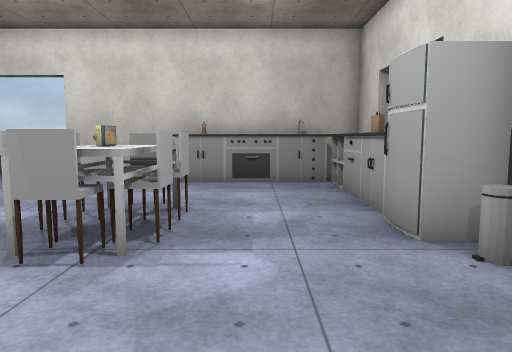
[1] (above)

21 first-person views from a walk through a 3-D level made in the Unity game engine. The camera is 1.4 m above the floor, tilts 6° down and sees 70° across. The floor is counted in squares, 1 m on a side. Each view is taken from the middle of a square. On the plan, view 1 faces up. The plan holds only what a view shows up to about 16 squares ahead; the rest is blank. The place goes on beyond the plan. The player character is not drawn. Door leaves are left out, so doorways stand open. Some surface patterns are stand-ins.

[2]
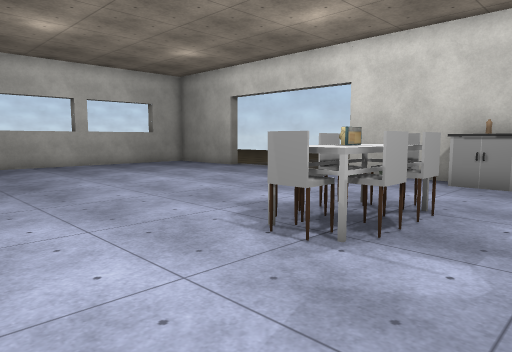

[3]
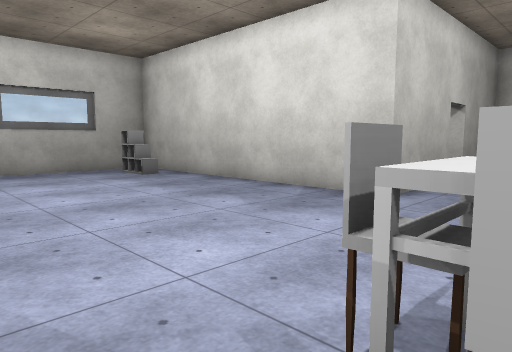

[4]
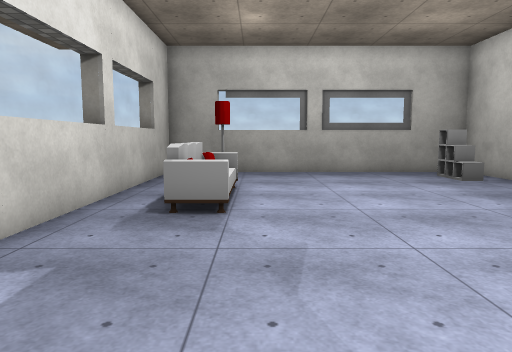

[5]
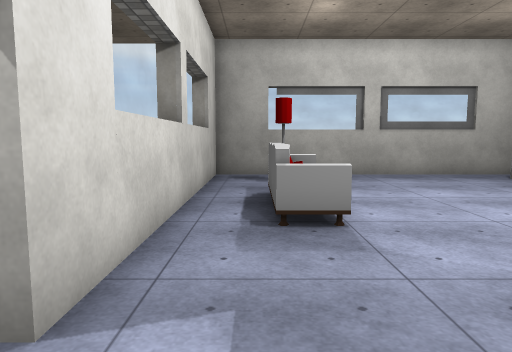

[6]
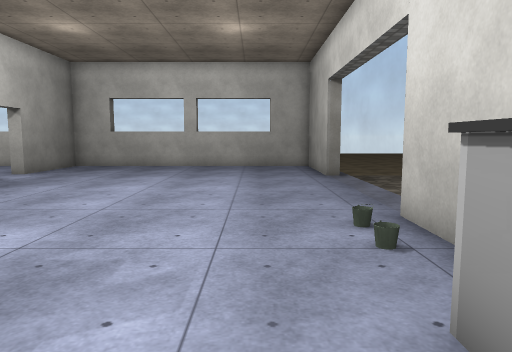

[7]
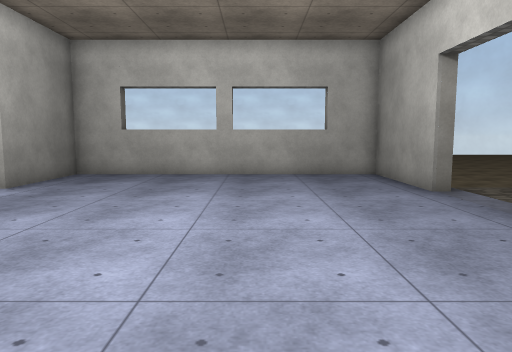

[8]
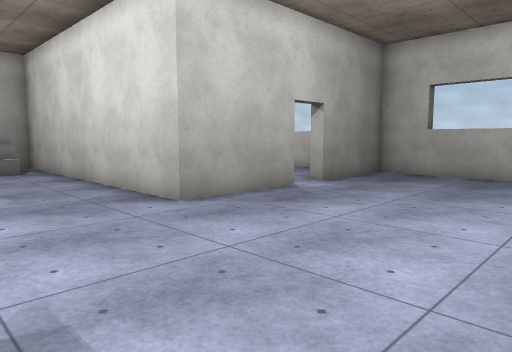

[9]
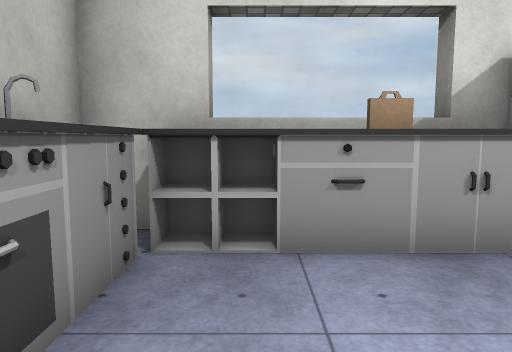

[10]
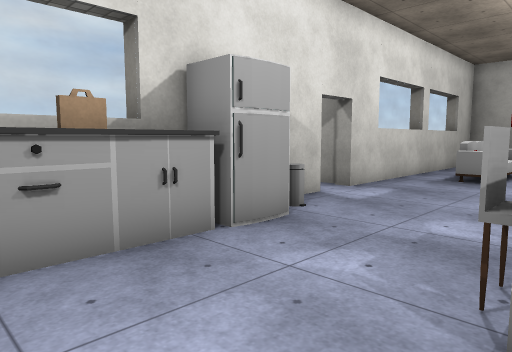

[11]
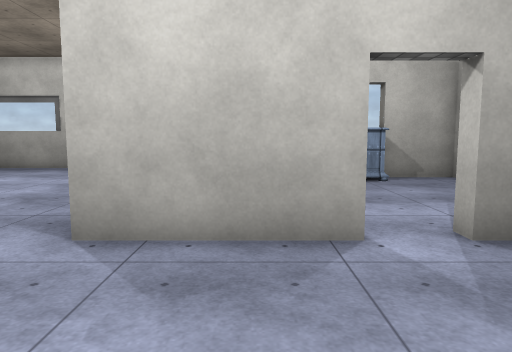

[12]
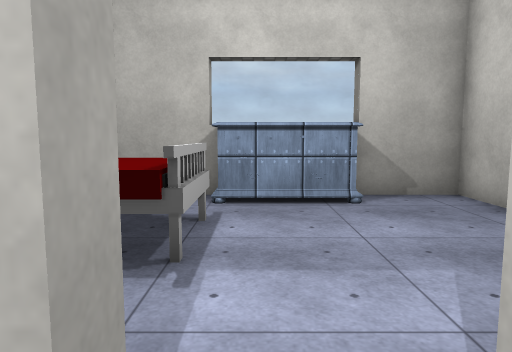

[13]
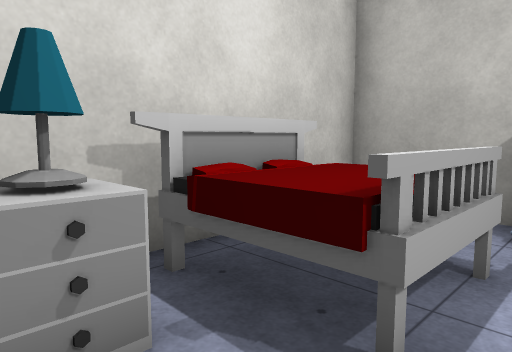

[14]
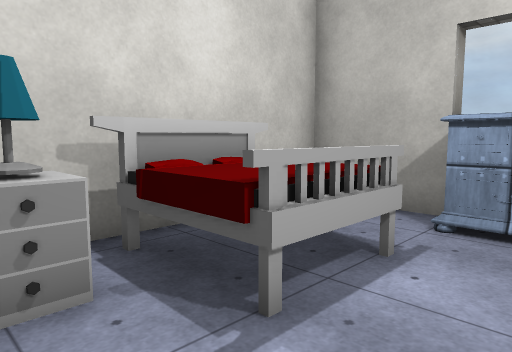

[15]
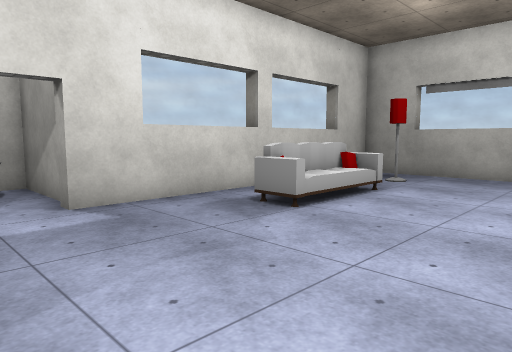

[16]
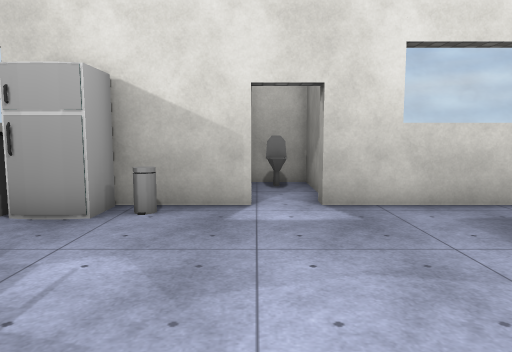

[17]
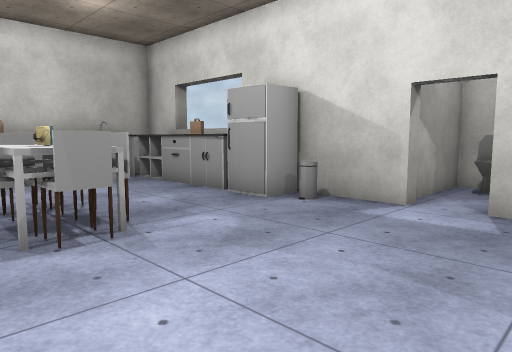

[18]
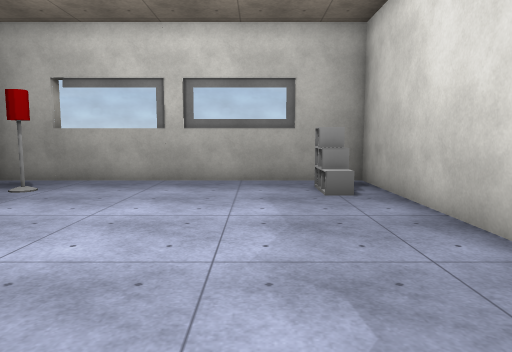

[19]
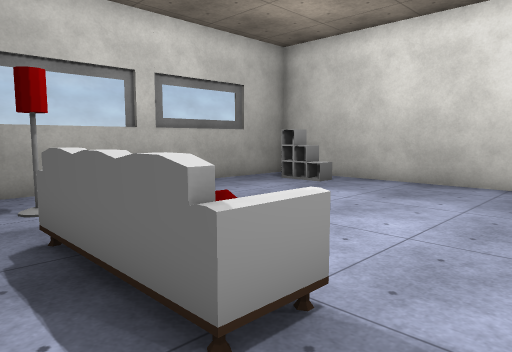

[20]
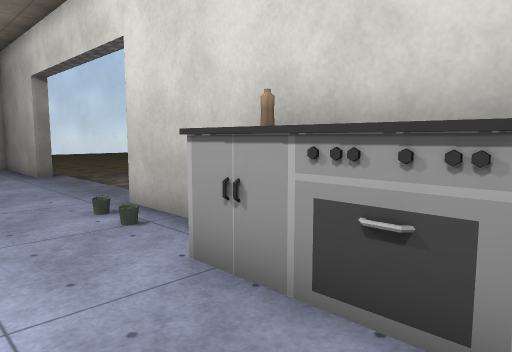

[21]
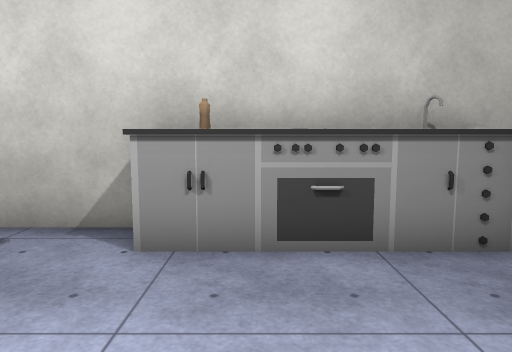

### Floor plan
Key: @ floor where view 1 was taken; # wall or solid block; . floor; D open door; = window, fence, low wall or low ledge; B bottle; C chair; F fridge; I bin; S sofa; L lamp; E bed; R drawers; T toilet; O other object.
Columns run from 18 left of view 1 to 8 right of it. Each row starts with its distance up from view 1.
 13 #####=======###########
 12 #...............B  OO.#
 11 #...............OOOOOO#
 10 #...................OO#
  9 #...................O #
  8 #...................OO#
  7 #..............CC...OO#
  6 #..............COC..FF#
  5 #..............COC..FF#
  4 #..............CC....I#
  3 #.....................##
  2 #.....................D####
  1 ####DD####............D..T#
  0    .....R#........@...#####
 -1   .....LL#............#
 -2   ....EEE#............#
 -3  .....EEE#.........SS.#
 -4  .....EEE#.........SS.#
 -5 #....... #.........SS.#
 -6 #..OOOO. #.........SS.#
 -7 ####  ####............#
 -8          #.O..........#
 -9          #.O.......L..#
-10          #............#
-11          ##############

Where each view was taken, in squares from view 1:
view 1: 0 up, 0 right, facing up
view 2: 0 up, 1 right, facing up-left
view 3: 5 up, 0 right, facing down-left
view 4: 4 up, 0 right, facing down
view 5: 3 up, 2 right, facing down
view 6: 10 up, 0 right, facing left
view 7: 8 up, 4 left, facing left
view 8: 8 up, 4 left, facing down-left
view 9: 10 up, 2 left, facing right
view 10: 10 up, 2 left, facing down-right
view 11: 6 up, 11 left, facing down
view 12: 2 up, 13 left, facing down
view 13: 0 up, 13 left, facing down-right
view 14: 0 up, 14 left, facing down-right
view 15: 3 up, 4 left, facing down-right
view 16: 2 up, 4 left, facing right
view 17: 1 down, 4 left, facing up-right
view 18: 1 up, 5 left, facing down
view 19: 1 down, 3 right, facing down-left
view 20: 9 up, 1 right, facing up-left
view 21: 7 up, 1 left, facing up
